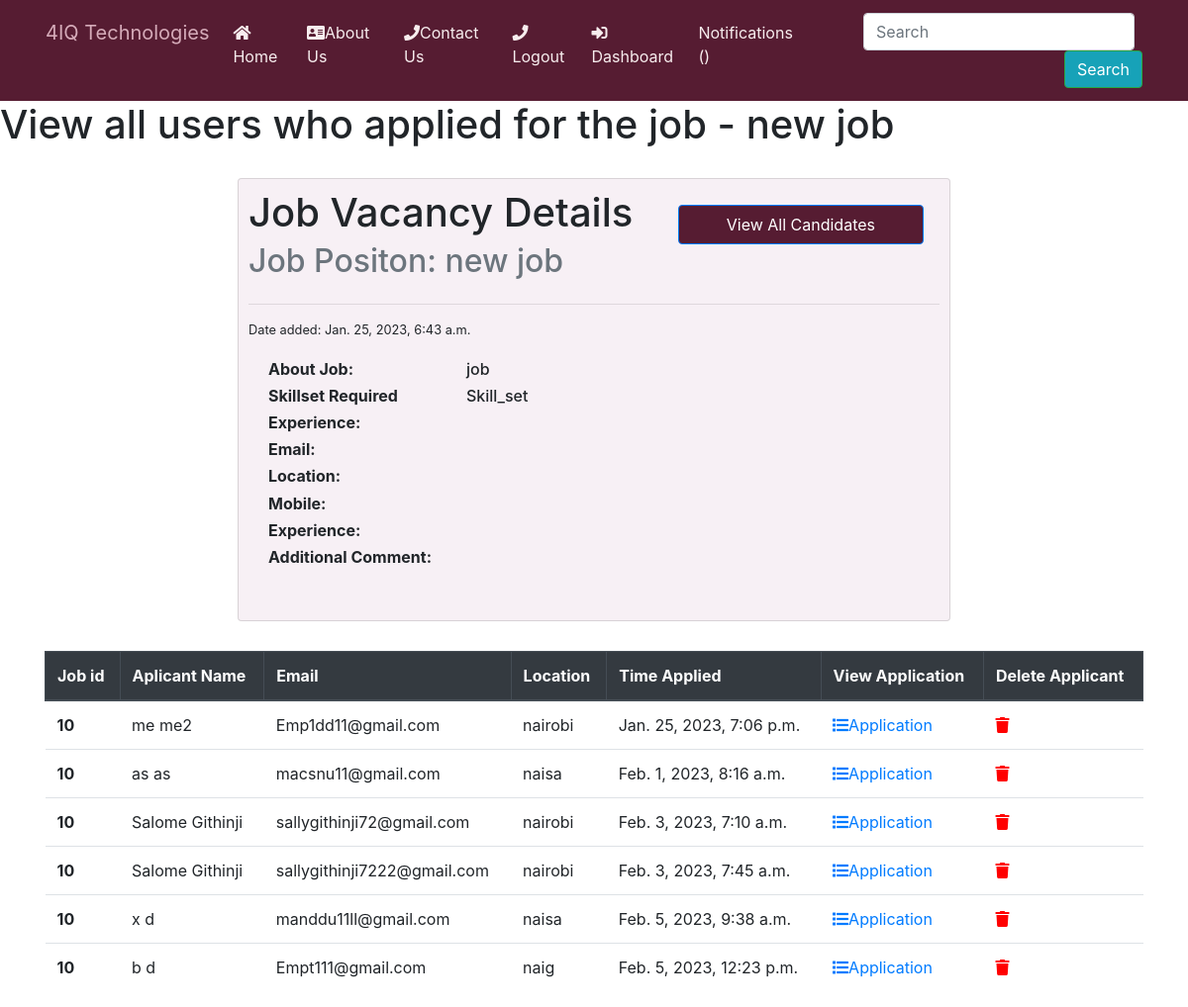
/users/job/10/ (signed in), run on the app's committed database.
### job/models.py (models this page shows, shortened)
class Job(models.Model):
    SIZE_1_9 = 'size_1-9'
    SIZE_10_49 = 'size_10-49'
    SIZE_50_99 = 'size_50-99'
    SIZE_100 = 'size_100'
    CHOICES_SIZE = (
        (SIZE_1_9 ,'1-9'),
        (SIZE_10_49 ,'10-49'),
        (SIZE_50_99 ,'50-99'),
        (SIZE_100 ,'100+'),
    )
    title = models.CharField(max_length=50)
    created_at = models.DateTimeField(auto_now_add=True)
    skillset_required = models.TextField(max_length=200)
    about_job = models.TextField(blank=True, null=True)
    experience = models.CharField(max_length=50,null=True)
    salary = models.CharField(max_length=50,null=True)
    deadline = models.CharField(max_length=50,null=True)
    company_name = models.CharField(max_length=255, null=True)
    company_address = models.CharField(max_length=255, blank=True, null=True)
    company_zipcode = models.CharField(max_length=255, blank=True, null=True)
    company_place = models.CharField(max_length=255, blank=True, null=True)
    company_country = models.CharField(max_length=255, blank=True, null=True)
    company_size = models.CharField(max_length=20, choices=CHOICES_SIZE, default=SIZE_1_9)
    created_by = models.ForeignKey(User,
                                   related_name="jobs",
                                   on_delete=models.CASCADE)
    class Meta:
        ordering = ['-created_at']

class Application(models.Model):
    job = models.ForeignKey(Job,
                            related_name='applications',
                             on_delete=models.CASCADE)
    first_name = models.CharField(max_length=200, null=True, blank=True)
    last_name = models.CharField(max_length=200, null=True, blank=True)
    date_of_birth = models.CharField(max_length=20, blank=True, null=True)
    gender = models.CharField(max_length=1,
                              choices=GENDER,
                              blank=False,
                              null=True)
    email = models.EmailField(max_length=70, blank=True, unique=True)
    location = models.CharField(
        max_length=104,
        null=True
    )
    mobile = models.IntegerField(null=True, blank=True)
    education   = models.CharField( max_length=255, null=True, blank=True)
    content = models.TextField()
    experience = models.TextField()
    created_at = models.DateTimeField(auto_now_add=True,null=False)
    created_by = models.ForeignKey(User,
                                   related_name="applications",
                                   on_delete=models.CASCADE)

### users/views.py (the view)
# urls.py: path("job/<int:job_id>/", views.view_dashboard_job, name="view_dashboard_job"),
@login_required
def view_dashboard_job(request, job_id):
   job = get_object_or_404(Job, pk=job_id, created_by=request.user)
   return render (request,'view_dashboard_job.html',{'job': job})

### notification/context_processor.py (called while the page is built)
def notifications(request):
    if request.user.is_authenticated:
        return {
            "notificactions": request.user.notifications.filter(is_read=False)
        }
    else:
        return {"notifications": []}

### users/templates/view_dashboard_job.html (shortened to what this page needs)
{% include 'header.html' %}
<h1 class="title mx-auto">
  View all users who applied for the job - {{ job.title }}
</h1>
<div
  style="margin: 30px; padding: 10px; background-color: #f7f0f5; width: 60%"
  class="card mx-auto"
>
  <div style="display: flex; justify-content: space-between">
    <div>
      <h1 class="card-title">Job Vacancy Details</h1>
      <h2 class="card-subtitle mb-2 text-muted">
        Job Positon: {{ job.title }}
      </h2>
    </div>
    <input
      type="submit"
      value="View All Candidates"
      class="m-3 px-5 btn btn-primary"
      style="background-color: #561c32; height: 40px; position: static"
      id="scroll-down-button"
    />
  </div>
  <hr />
  <small> Date added: {{job.created_at}}</small>
  <div class="card-body">
    <div style="display: flex">
      <h6 style="min-width: 200px; font-weight: bold">About Job:</h6>
      <h6>{{job.about_job}}</h6>
    </div>
    <div style="display: flex">
      <h6 style="min-width: 200px; font-weight: bold">Skillset Required</h6>
      <h6>{{job.skillset_required}}</h6>
    </div>
    <div style="display: flex">
      <h6 style="min-width: 200px; font-weight: bold">Experience:</h6>
    </div>
    <div style="display: flex">
      <h6 style="min-width: 200px; font-weight: bold">Email:</h6>
    </div>
    <div style="display: flex">
      <h6 style="min-width: 200px; font-weight: bold">Location:</h6>
    </div>
    <div style="display: flex">
      <h6 style="min-width: 200px; font-weight: bold">Mobile:</h6>
    </div>
    <div style="display: flex">
      <h6 style="min-width: 200px; font-weight: bold">Experience:</h6>
    </div>
    <div style="display: flex">
      <h6 style="width: 200px; word-wrap: normal; font-weight: bold">
        Additional Comment:
      </h6>
    </div>
  </div>
</div>
<div class="container">
  <table class="table">
    <thead class="thead-dark table-striped table-bordered">
      <tr>
        <th scope="col">Job id</th>
        <th scope="col">Aplicant Name</th>
        <th scope="col">Email</th>
        <th scope="col">Location</th>
        <th scope="col">Time Applied</th>
        <th scope="col">View Application</th>
        <th scope="col">Delete Applicant</th>
      </tr>
    </thead>
    <tbody>
      {% for application in job.applications.all %}
      <tr>
        <th>{{ job.id }}</th>
        <td>{{application.first_name}} {{application.last_name}}</td>
        <td>{{application.email}}</td>
        <td>{{application.location}}</td>
        <td>{{application.created_at}}</td>
        <td>
          <a href="{% url 'users:view_application' application.id %}"
            ><i class="fas fa-list"></i>Application</a
          >
        </td>
        <td style="color: red"><i class="fas fa-trash"></i></td>
      </tr>
      {% empty %}
      <p>no user applied for the job</p>
      {% endfor %}
    </tbody>
  </table>
</div>

### data on the page
Job: title "new job", created_at "Jan. 25, 2023, 6:43 a.m.", about_job "job", skillset_required "Skill_set", id "10"
Application: first_name "me", last_name "me2", email "Emp1dd11@gmail.com", location "nairobi", created_at "Jan. 25, 2023, 7:06 p.m."
Application: first_name "as", last_name "as", email "macsnu11@gmail.com", location "naisa", created_at "Feb. 1, 2023, 8:16 a.m."
Application: first_name "Salome", last_name "Githinji", email "sallygithinji72@gmail.com", location "nairobi", created_at "Feb. 3, 2023, 7:10 a.m."
Application: first_name "Salome", last_name "Githinji", email "sallygithinji7222@gmail.com", location "nairobi", created_at "Feb. 3, 2023, 7:45 a.m."
Application: first_name "x", last_name "d", email "manddu11ll@gmail.com", location "naisa", created_at "Feb. 5, 2023, 9:38 a.m."
Application: first_name "b", last_name "d", email "Empt111@gmail.com", location "naig", created_at "Feb. 5, 2023, 12:23 p.m."
